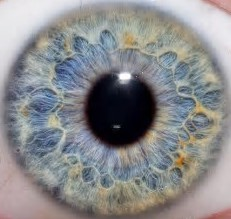
%> input picture eye3_cropped.jpg, 231 x 219 px
$ octave matching_test.m   (GNU Octave 9; MATLAB toolbox functions it lacks are replaced by stand-ins)
%> lines starting %> are read from the running program, lines starting %| are printed output that depends on the picture; in (x1, y1, x2, y2) boxes, pixels count from 0 and x2, y2 are one past the last pixel; in counts of white or black regions, pixels touching at a corner belong together; the program's own positions count from 1
### create_iris_template.m
% Iris Detection: An Ideal Scenario

% In this project we explore the underlying concepts that bring about a
% naive implementation for iris detection. For this, we explore an ideal
% scenario where there is minimal blurring, obstructions (eyelids,lashes,etc),
% minimal glare, misalignment of pupil and iris, and higher quality. This
% case is presented in the file 'eye3.jpg'.

function [barcode] = create_iris_template(file_name)
%> called with file_name = 'eye3_cropped.jpg'
image = imread(file_name);
%> image is the input picture: size 219x231x3 uint8; mean R, G, B 138.1, 138.5, 140.2
image = imresize(image, [300 300]);
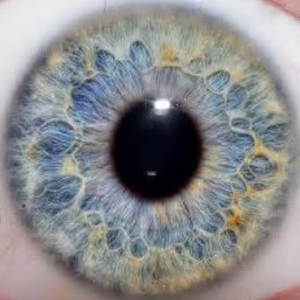
%> image: size 300x300x3 uint8; mean R, G, B 138.1, 138.5, 140.2
[dummy_image, radii_pupil, radii_iris, x_pupil, y_pupil] = segmentation(image);
[normalized_image] = normalization(radii_pupil, radii_iris, dummy_image, x_pupil, y_pupil);
[barcode] = encoding(normalized_image);

### segmentation.m
%%%%%%%%%%%%%%%%%%%%%%%%%%%% Iris Segmentation %%%%%%%%%%%%%%%%%%%%%%%%%%%%

% Iris segmentation can be explained briefly as determining the boundaries
%   of the iris and pupil to obtain a donut shape that will be encoded.

% Smoothing with a gaussian filter is needed to determine 'true' edges
%   In this context, 'true' edges simply means 'discernable by humans'
%   which, for the case of iris detection, is the circles of iris and pupil

function [dummy_image, radii_pupil, radii_iris, x_pupil, y_pupil] = segmentation(image)

gray = rgb2gray(image);
smoothed_im = imgaussfilt(gray,6.5);
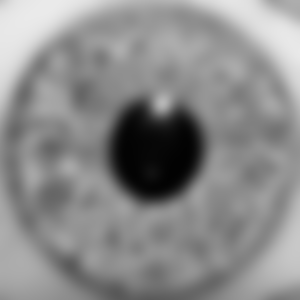
%> smoothed_im: size 300x300 uint8; min 2, max 234, mean 138.7

% imfindcircles() uses circular Hough transform to determine circles
%   based off of radius thresholds(DEPENDENT ON IMAGE)

% Finding pupil boundaries
Rmin = 40;
Rmax = 70;
[centers_pupil, radii_pupil] = imfindcircles(smoothed_im,[Rmin Rmax],'ObjectPolarity','dark');
%> centers_pupil = [156.2 150.1; 86.9 84.59; 216.2 85.67]; radii_pupil = [48.77; 57.98; 61.27]

% Finding iris boundaries
Rmin = 100;
Rmax = 250;
[centers_iris, radii_iris] = imfindcircles(smoothed_im,[Rmin Rmax],'ObjectPolarity','dark');
%> centers_iris = [148.5 156.4]; radii_iris = 153.7

% [24 lines of commented-out code are left out]

dummy_image = gray;

% [4 lines of commented-out code are left out]

center_pupil = ceil(centers_pupil(1,:));
%> center_pupil = [157 151]
x_pupil = center_pupil(2);
%> x_pupil = 151
y_pupil = center_pupil(1);
%> y_pupil = 157

theta = [0: pi/1000 : 2*pi];
xcoords_pupil = ceil(radii_pupil(1,:)) * cos(theta) + x_pupil;
%> xcoords_pupil = 2001 values, max 200 at index 1, min 102 at index 1001, mean 151
ycoords_pupil = ceil(radii_pupil(1,:)) * sin(theta) + y_pupil;
%> ycoords_pupil = 2001 values, max 206 at index 501, min 108 at index 1501, mean 157

for i = 1:size(xcoords_pupil,2)
    dummy_image(ceil(xcoords_pupil(i)),ceil(ycoords_pupil(i))) = 255;
end
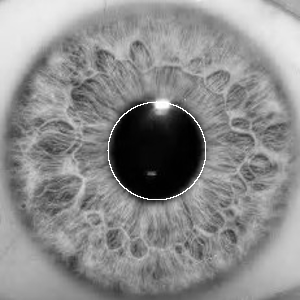
%> dummy_image: size 300x300 uint8; min 0, max 255, mean 139.3

center_iris = ceil(centers_pupil(1,:));
%> center_iris = [157 151]
x_iris = center_iris(2);
%> x_iris = 151
y_iris = center_iris(1);
%> y_iris = 157

theta = [0: pi/2000 : 2*pi];
xcoords_iris = ceil(radii_iris(1)) * cos(theta) + x_iris;
%> xcoords_iris = 4001 values, max 305 at index 1, min -3 at index 2001, mean 151
ycoords_iris = ceil(radii_iris(1)) * sin(theta) + y_iris;
%> ycoords_iris = 4001 values, max 311 at index 1001, min 3 at index 3001, mean 157

for i = 1:size(xcoords_iris,2)
    if ((xcoords_iris(i) > 0) && (ycoords_iris(i) > 0) && (xcoords_iris(i) <= size(image,1)) && (ycoords_iris(i) <= size(image,1)))
        dummy_image(ceil(xcoords_iris(i)),ceil(ycoords_iris(i))) = 255;
    end
end
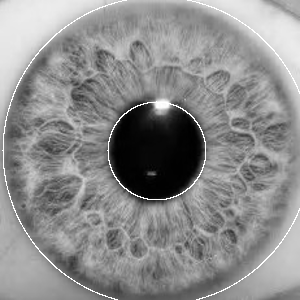
%> dummy_image: size 300x300 uint8; 0.95% of pixels changed, all inside (x1, y1, x2, y2) = (2, 0, 300, 300)

%subplot(2,2,2);
%imshow(dummy_image);
%title('pixels adjusted');

% Now that the dummy image's pixel's have been altered, we need to move
%   the iris spectrum pixels into a rectangular matrix. This will
%   eventually be our encoded template.

for i = 1:size(dummy_image,1)
    for j = 1:size(dummy_image,2)
        if (((i - x_pupil)^2 + (j - y_pupil)^2) <= (ceil(radii_pupil(1,:)))^2)
            dummy_image(i,j) = 255;
        end
    end
end
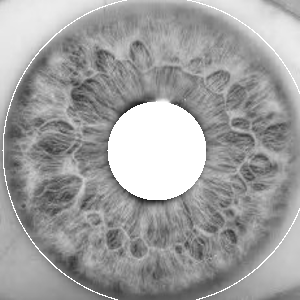
%> dummy_image: size 300x300 uint8; 8.14% of pixels changed, all inside (x1, y1, x2, y2) = (109, 103, 205, 199)

%subplot(2,2,3);
%imshow(dummy_image);
%title('inside pupil suppressed');

for i = 1:size(dummy_image,1)
    for j = 1:size(dummy_image,2)
        if (((i - x_iris)^2 + (j - y_iris)^2) >= (ceil(radii_iris(1)))^2)
            dummy_image(i,j) = 255;
        end
    end
end
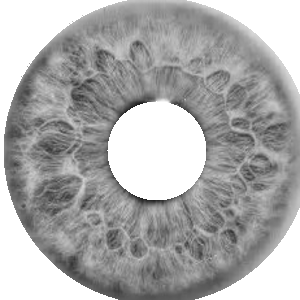
%> dummy_image: size 300x300 uint8; 18.12% of pixels changed, all inside (x1, y1, x2, y2) = (0, 0, 300, 300)
%> in create_iris_template, `[dummy_image, radii_pupil, radii_iris, x_pupil, y_pupil] = segmentatio..`: radii_pupil = [48.77; 57.98; 61.27]; radii_iris = 153.7; x_pupil = 151; y_pupil = 157

%subplot(2,2,4);
%imshow(dummy_image);
%title('outside iris suppressed');

### normalization.m
%%%%%%%%%%%%%%%%%%%%%%%%%%%%% Normalization %%%%%%%%%%%%%%%%%%%%%%%%%%%%%%%

% Now that the dummy image has been properly segmentated, it needs to be
%   stored into a matrix suitable for encoding. This step is important as
%   there needs to be a constant size of the template in order to properly
%   match. For this case we will be using a template of size 240x20.

function [normalized_image] = normalization(radii_pupil, radii_iris, dummy_image, x_pupil, y_pupil)
%> called with radii_pupil = [48.77; 57.98; 61.27], radii_iris = 153.7, x_pupil = 151, y_pupil = 157

% Crop image to center the iris
radius = ceil(radii_iris(1));
%> radius = 154
xTop = x_pupil - radius;
%> xTop = -3
width = xTop + 2 * radius;
%> width = 305
yLeft = y_pupil - radius;
%> yLeft = 3
height = yLeft + 2 * radius;
%> height = 311
dummy_image = imcrop(dummy_image, [yLeft, xTop, width, height]);
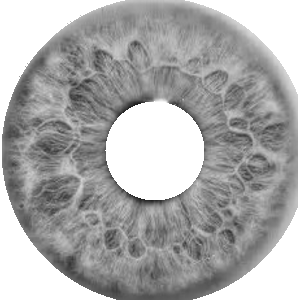
%> dummy_image: size 300x298 uint8; min 26, max 255, mean 170.6

% Normalize
radial_res = 20; % M
angular_res = 75; % N

rMax = 1;
rMin = radii_pupil(1) / radii_iris(1);
%> rMin = 0.317

normalized_image = double(dummy_image)/255.0;
%> the run ends on the next line
normalized_image = ImToPolar(normalized_image, rMin, rMax, radial_res, angular_res);

% [5 lines of commented-out code are left out]

### matching_test.m
% Matching test demo
clear;clc;
barcode_eye1 = create_iris_template('eye3_cropped.jpg');
